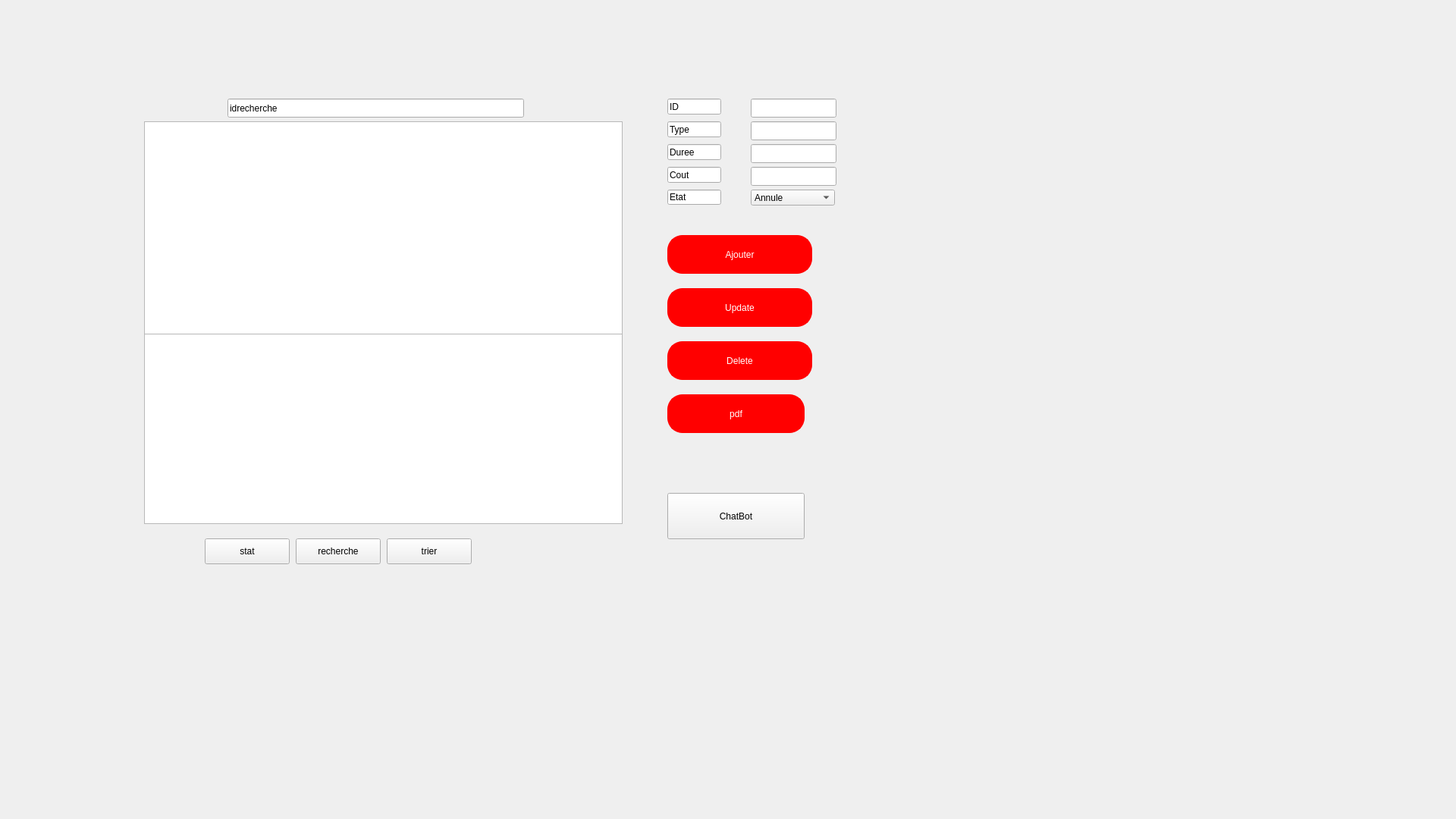
<?xml version="1.0" encoding="UTF-8"?>
<ui version="4.0">
 <class>ServiceMain</class>
 <widget class="QMainWindow" name="ServiceMain">
  <property name="geometry">
   <rect>
    <x>0</x>
    <y>0</y>
    <width>1920</width>
    <height>1080</height>
   </rect>
  </property>
  <property name="windowTitle">
   <string>MainWindow</string>
  </property>
  <widget class="QWidget" name="centralwidget">
   <widget class="QLineEdit" name="idrech">
    <property name="geometry">
     <rect>
      <x>300</x>
      <y>130</y>
      <width>391</width>
      <height>25</height>
     </rect>
    </property>
    <property name="text">
     <string>idrecherche</string>
    </property>
   </widget>
   <widget class="QPushButton" name="pushButton">
    <property name="geometry">
     <rect>
      <x>880</x>
      <y>310</y>
      <width>191</width>
      <height>51</height>
     </rect>
    </property>
    <property name="styleSheet">
     <string notr="true">QPushButton {
    background-color: Red;
    color: rgb(255, 255, 255);
    border: 2px solid rgb(255, 0, 0); 
    border-radius: 20px; 
    padding: 10px; 
    transition: background-color 0.3s, color 0.3s; 
}
QPushButton:hover {
    background-color: rgb(255, 255, 255);
    color: black;
    border: 4px solid rgb(255, 255, 255); 
    outline: none; 
}</string>
    </property>
    <property name="text">
     <string>Ajouter</string>
    </property>
   </widget>
   <widget class="QPushButton" name="deleteButton">
    <property name="geometry">
     <rect>
      <x>880</x>
      <y>450</y>
      <width>191</width>
      <height>51</height>
     </rect>
    </property>
    <property name="styleSheet">
     <string notr="true">QPushButton {
    background-color: Red;
    color: rgb(255, 255, 255);
    border: 2px solid rgb(255, 0, 0); 
    border-radius: 20px; 
    padding: 10px; 
    transition: background-color 0.3s, color 0.3s; 
}
QPushButton:hover {
    background-color: rgb(255, 255, 255);
    color: black;
    border: 4px solid rgb(255, 255, 255); 
    outline: none; 
}</string>
    </property>
    <property name="text">
     <string>Delete</string>
    </property>
   </widget>
   <widget class="QPushButton" name="updateButton">
    <property name="geometry">
     <rect>
      <x>880</x>
      <y>380</y>
      <width>191</width>
      <height>51</height>
     </rect>
    </property>
    <property name="styleSheet">
     <string notr="true">QPushButton {
    background-color: Red;
    color: rgb(255, 255, 255);
    border: 2px solid rgb(255, 0, 0); 
    border-radius: 20px; 
    padding: 10px; 
    transition: background-color 0.3s, color 0.3s; 
}
QPushButton:hover {
    background-color: rgb(255, 255, 255);
    color: black;
    border: 4px solid rgb(255, 255, 255); 
    outline: none; 
}</string>
    </property>
    <property name="text">
     <string>Update</string>
    </property>
   </widget>
   <widget class="QPushButton" name="rechercher">
    <property name="geometry">
     <rect>
      <x>390</x>
      <y>710</y>
      <width>112</width>
      <height>34</height>
     </rect>
    </property>
    <property name="text">
     <string>recherche</string>
    </property>
   </widget>
   <widget class="QPushButton" name="statistique">
    <property name="geometry">
     <rect>
      <x>270</x>
      <y>710</y>
      <width>112</width>
      <height>34</height>
     </rect>
    </property>
    <property name="text">
     <string>stat</string>
    </property>
   </widget>
   <widget class="QPushButton" name="trier">
    <property name="geometry">
     <rect>
      <x>510</x>
      <y>710</y>
      <width>112</width>
      <height>34</height>
     </rect>
    </property>
    <property name="text">
     <string>trier</string>
    </property>
   </widget>
   <widget class="QLabel" name="label_2">
    <property name="geometry">
     <rect>
      <x>-10</x>
      <y>-10</y>
      <width>1181</width>
      <height>811</height>
     </rect>
    </property>
    <property name="text">
     <string/>
    </property>
    <property name="pixmap">
     <pixmap>../../4.jpg</pixmap>
    </property>
    <property name="scaledContents">
     <bool>true</bool>
    </property>
   </widget>
   <widget class="QTableView" name="tableView">
    <property name="geometry">
     <rect>
      <x>190</x>
      <y>160</y>
      <width>631</width>
      <height>281</height>
     </rect>
    </property>
   </widget>
   <widget class="QLineEdit" name="idserv">
    <property name="geometry">
     <rect>
      <x>990</x>
      <y>130</y>
      <width>113</width>
      <height>25</height>
     </rect>
    </property>
   </widget>
   <widget class="QLineEdit" name="typeserv">
    <property name="geometry">
     <rect>
      <x>990</x>
      <y>160</y>
      <width>113</width>
      <height>25</height>
     </rect>
    </property>
   </widget>
   <widget class="QLineEdit" name="dureeserv">
    <property name="geometry">
     <rect>
      <x>990</x>
      <y>190</y>
      <width>113</width>
      <height>25</height>
     </rect>
    </property>
   </widget>
   <widget class="QLineEdit" name="coutserv">
    <property name="geometry">
     <rect>
      <x>990</x>
      <y>220</y>
      <width>113</width>
      <height>25</height>
     </rect>
    </property>
   </widget>
   <widget class="QComboBox" name="etatsserv">
    <property name="geometry">
     <rect>
      <x>990</x>
      <y>250</y>
      <width>111</width>
      <height>21</height>
     </rect>
    </property>
    <item>
     <property name="text">
      <string>Annule</string>
     </property>
    </item>
    <item>
     <property name="text">
      <string>En cours</string>
     </property>
    </item>
    <item>
     <property name="text">
      <string>Termine</string>
     </property>
    </item>
   </widget>
   <widget class="QLineEdit" name="lineEdit_5">
    <property name="geometry">
     <rect>
      <x>880</x>
      <y>130</y>
      <width>71</width>
      <height>21</height>
     </rect>
    </property>
    <property name="text">
     <string>ID</string>
    </property>
   </widget>
   <widget class="QLineEdit" name="lineEdit">
    <property name="geometry">
     <rect>
      <x>880</x>
      <y>160</y>
      <width>71</width>
      <height>21</height>
     </rect>
    </property>
    <property name="text">
     <string>Type</string>
    </property>
   </widget>
   <widget class="QLineEdit" name="lineEdit_2">
    <property name="geometry">
     <rect>
      <x>880</x>
      <y>190</y>
      <width>71</width>
      <height>21</height>
     </rect>
    </property>
    <property name="text">
     <string>Duree</string>
    </property>
   </widget>
   <widget class="QLineEdit" name="lineEdit_3">
    <property name="geometry">
     <rect>
      <x>880</x>
      <y>220</y>
      <width>71</width>
      <height>21</height>
     </rect>
    </property>
    <property name="text">
     <string>Cout</string>
    </property>
   </widget>
   <widget class="QLineEdit" name="lineEdit_4">
    <property name="geometry">
     <rect>
      <x>880</x>
      <y>250</y>
      <width>71</width>
      <height>20</height>
     </rect>
    </property>
    <property name="text">
     <string>Etat</string>
    </property>
   </widget>
   <widget class="QGraphicsView" name="graphicsView_salaire">
    <property name="geometry">
     <rect>
      <x>190</x>
      <y>440</y>
      <width>631</width>
      <height>251</height>
     </rect>
    </property>
   </widget>
   <widget class="QPushButton" name="conversionenpdf">
    <property name="geometry">
     <rect>
      <x>880</x>
      <y>520</y>
      <width>181</width>
      <height>51</height>
     </rect>
    </property>
    <property name="styleSheet">
     <string notr="true">QPushButton {
    background-color: Red;
    color: rgb(255, 255, 255);
    border: 2px solid rgb(255, 0, 0); 
    border-radius: 20px; 
    padding: 10px; 
    transition: background-color 0.3s, color 0.3s; 
}
QPushButton:hover {
    background-color: rgb(255, 255, 255);
    color: black;
    border: 4px solid rgb(255, 255, 255); 
    outline: none; 
}</string>
    </property>
    <property name="text">
     <string>pdf</string>
    </property>
   </widget>
   <widget class="QPushButton" name="chat">
    <property name="geometry">
     <rect>
      <x>880</x>
      <y>650</y>
      <width>181</width>
      <height>61</height>
     </rect>
    </property>
    <property name="text">
     <string>ChatBot</string>
    </property>
   </widget>
   <zorder>label_2</zorder>
   <zorder>idrech</zorder>
   <zorder>pushButton</zorder>
   <zorder>deleteButton</zorder>
   <zorder>updateButton</zorder>
   <zorder>rechercher</zorder>
   <zorder>statistique</zorder>
   <zorder>trier</zorder>
   <zorder>tableView</zorder>
   <zorder>idserv</zorder>
   <zorder>typeserv</zorder>
   <zorder>dureeserv</zorder>
   <zorder>coutserv</zorder>
   <zorder>etatsserv</zorder>
   <zorder>lineEdit_5</zorder>
   <zorder>lineEdit</zorder>
   <zorder>lineEdit_2</zorder>
   <zorder>lineEdit_3</zorder>
   <zorder>lineEdit_4</zorder>
   <zorder>graphicsView_salaire</zorder>
   <zorder>conversionenpdf</zorder>
   <zorder>chat</zorder>
  </widget>
 </widget>
 <resources/>
 <connections/>
</ui>
